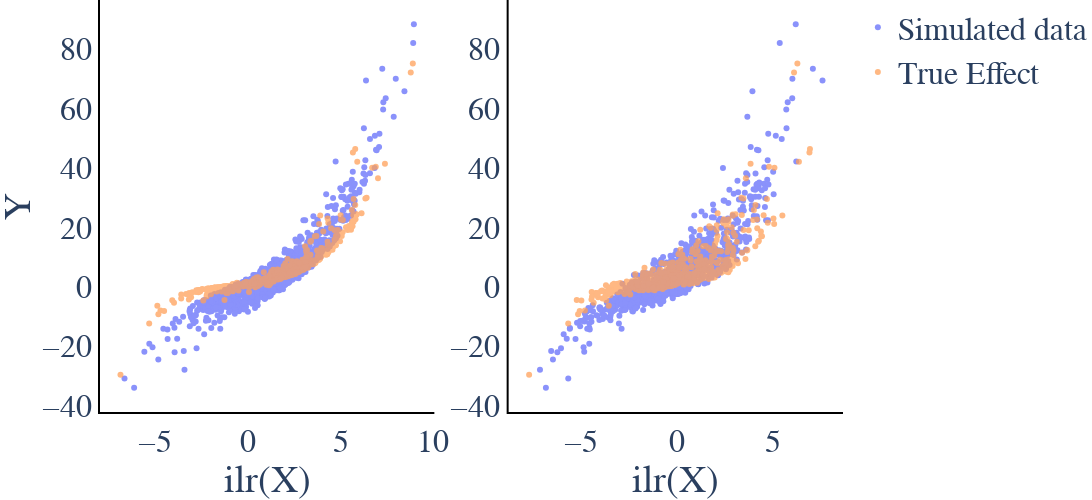

Notebook cell for this chart:
### Code cell
fig = plot_ilr_X_vs_Y(X_sim_ilr, X_star_ilr, Y_sim, Y_star)
fig.update_layout(width=2000, height=500)
fig.write_image(os.path.join(savepath,
                             "Data_vs_trueeffect_" +str(p)+"InstrumentStrength_"+str(instrument_strength)+".pdf" ))

fig.show()

### Figure 1 — Plotly figure (JSON) as saved in the notebook; plotly's stock layout.template omitted (floating-point values rounded to 4 significant figures; data arrays with more than 128 entries replaced by an {"elided": "..."} marker saying what was removed)
{"data": [{"marker": {"color": "#636EFA"}, "mode": "markers", "name": "Simulated data", "opacity": 0.75, "showlegend": true, "type": "scatter", "x": {"elided": "1000 float values"}, "xaxis": "x", "y": {"elided": "1000 float values"}, "yaxis": "y"}, {"marker": {"color": "#FFA15A"}, "mode": "markers", "name": "True Effect", "opacity": 0.75, "showlegend": true, "type": "scatter", "x": {"elided": "500 float values"}, "xaxis": "x", "y": {"elided": "500 float values"}, "yaxis": "y"}, {"marker": {"color": "#636EFA"}, "mode": "markers", "name": "Simulated data", "opacity": 0.75, "showlegend": false, "type": "scatter", "x": {"elided": "1000 float values"}, "xaxis": "x2", "y": {"elided": "1000 float values"}, "yaxis": "y2"}, {"marker": {"color": "#FFA15A"}, "mode": "markers", "name": "True Effect", "opacity": 0.75, "showlegend": false, "type": "scatter", "x": {"elided": "500 float values"}, "xaxis": "x2", "y": {"elided": "500 float values"}, "yaxis": "y2"}], "layout": {"font": {"family": "serif", "size": 32}, "height": 500, "margin": {"b": 0, "l": 0, "r": 0, "t": 0}, "plot_bgcolor": "rgba(0,0,0,0)", "width": 2000, "xaxis": {"anchor": "y", "domain": [0, 0.45], "linecolor": "black", "linewidth": 2, "showline": true, "title": {"text": "ilr(X)"}}, "xaxis2": {"anchor": "y2", "domain": [0.55, 1], "linecolor": "black", "linewidth": 2, "showline": true, "title": {"text": "ilr(X)"}}, "yaxis": {"anchor": "x", "domain": [0, 1], "linecolor": "black", "linewidth": 2, "showline": true, "title": {"text": "Y"}}, "yaxis2": {"anchor": "x2", "domain": [0, 1], "linecolor": "black", "linewidth": 2, "showline": true}}}
